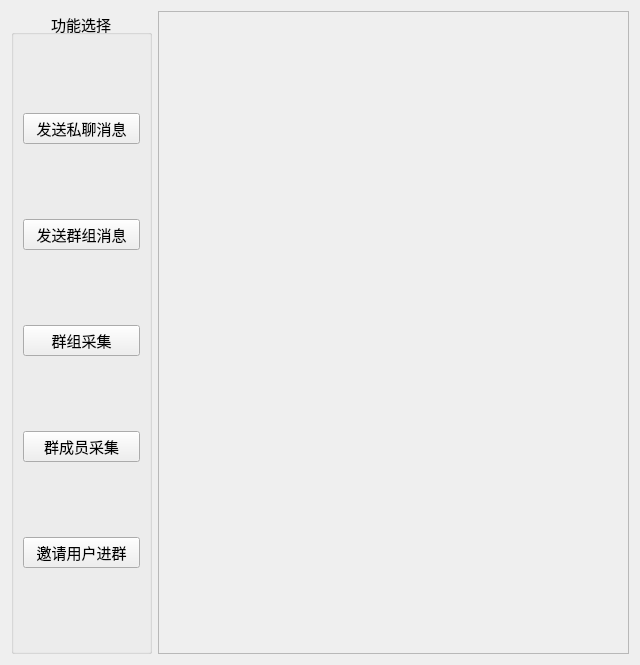
<?xml version="1.0" encoding="UTF-8"?>
<ui version="4.0">
 <class>Form</class>
 <widget class="QWidget" name="Form">
  <property name="geometry">
   <rect>
    <x>0</x>
    <y>0</y>
    <width>640</width>
    <height>665</height>
   </rect>
  </property>
  <property name="font">
   <font>
    <pointsize>11</pointsize>
   </font>
  </property>
  <property name="windowTitle">
   <string>注册校验</string>
  </property>
  <property name="windowIcon">
   <iconset resource="../source/source.qrc">
    <normaloff>:/ico/icon/telegram.ico</normaloff>:/ico/icon/telegram.ico</iconset>
  </property>
  <layout class="QGridLayout" name="gridLayout_2">
   <item row="0" column="0">
    <widget class="QGroupBox" name="groupBox">
     <property name="title">
      <string>功能选择</string>
     </property>
     <property name="alignment">
      <set>Qt::AlignCenter</set>
     </property>
     <layout class="QGridLayout" name="gridLayout">
      <item row="0" column="0">
       <widget class="QPushButton" name="pushButton_fun_private_send">
        <property name="text">
         <string>发送私聊消息</string>
        </property>
       </widget>
      </item>
      <item row="1" column="0">
       <widget class="QPushButton" name="pushButton_fun_group_send">
        <property name="text">
         <string>发送群组消息</string>
        </property>
       </widget>
      </item>
      <item row="2" column="0">
       <widget class="QPushButton" name="pushButton_fun_collect">
        <property name="text">
         <string>群组采集</string>
        </property>
       </widget>
      </item>
      <item row="3" column="0">
       <widget class="QPushButton" name="pushButton_fun_get_user">
        <property name="text">
         <string>群成员采集</string>
        </property>
       </widget>
      </item>
      <item row="4" column="0">
       <widget class="QPushButton" name="pushButton_fun_invite">
        <property name="text">
         <string>邀请用户进群</string>
        </property>
       </widget>
      </item>
     </layout>
    </widget>
   </item>
   <item row="0" column="1">
    <widget class="QFrame" name="frame">
     <property name="minimumSize">
      <size>
       <width>471</width>
       <height>0</height>
      </size>
     </property>
     <property name="frameShape">
      <enum>QFrame::StyledPanel</enum>
     </property>
     <property name="frameShadow">
      <enum>QFrame::Raised</enum>
     </property>
    </widget>
   </item>
  </layout>
 </widget>
 <resources>
  <include location="../source/source.qrc"/>
 </resources>
 <connections/>
</ui>
